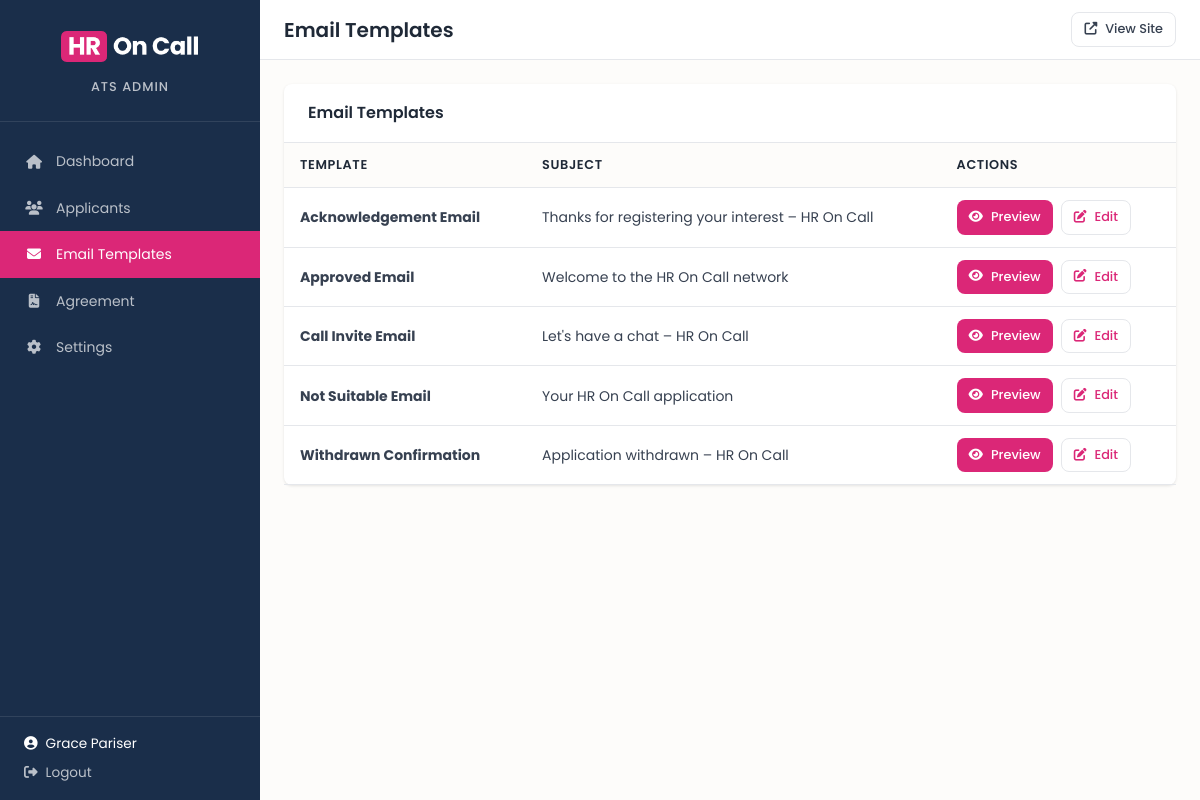
Screenshot of /ats/admin/templates.php (signed in) with the database file from the repository.
### tables this page shows
CREATE TABLE IF NOT EXISTS `email_templates` (
    `id` INT AUTO_INCREMENT PRIMARY KEY,
    `template_key` VARCHAR(50) NOT NULL UNIQUE,
    `name` VARCHAR(100) NOT NULL,
    `subject` VARCHAR(255) NOT NULL,
    `body` TEXT NOT NULL,
    `updated_at` DATETIME NOT NULL DEFAULT CURRENT_TIMESTAMP ON UPDATE CURRENT_TIMESTAMP
);

### ats/admin/includes/auth.php (called while the page is built, shortened)
<?php
require_once dirname(dirname(__DIR__)) . '/includes/Database.php';
function isLoggedIn() {
    return isset($_SESSION['admin_user_id']) && isset($_SESSION['admin_logged_in']) && $_SESSION['admin_logged_in'] === true;
}

### ats/includes/Database.php (called while the page is built, shortened)
<?php
class Database {
    private static $instance = null;
    private $pdo;
    private function __construct() {
        try {
            $dsn = "mysql:host=" . DB_HOST . ";dbname=" . DB_NAME . ";charset=utf8mb4";
            $options = [
                PDO::ATTR_ERRMODE => PDO::ERRMODE_EXCEPTION,
                PDO::ATTR_DEFAULT_FETCH_MODE => PDO::FETCH_ASSOC,
                PDO::ATTR_EMULATE_PREPARES => false,
            ];
            $this->pdo = new PDO($dsn, DB_USER, DB_PASS, $options);
        } catch (PDOException $e) {
            error_log("Database connection failed: " . $e->getMessage());
            throw new Exception("Database connection failed");
        }
    }
    public static function getInstance() {
        if (self::$instance === null) {
            self::$instance = new self();
        }
        return self::$instance;
    }
    public function query($sql, $params = []) {
        $stmt = $this->pdo->prepare($sql);
        $stmt->execute($params);
        return $stmt;
    }
    public function fetchAll($sql, $params = []) {
        return $this->query($sql, $params)->fetchAll();
    }
}

### ats/includes/Email.php (called while the page is built, shortened)
<?php
class Email {
    private $db;
    public function __construct() {
        $this->db = Database::getInstance();
    }
    public function getAllTemplates() {
        return $this->db->fetchAll("SELECT * FROM email_templates ORDER BY name");
    }
}

### ats/admin/templates.php (the view, shortened to what this page needs)
<?php
require_once 'includes/auth.php';
require_once dirname(__DIR__) . '/includes/Email.php';
$pageTitle = 'Email Templates';
$emailService = new Email();
$templates = $emailService->getAllTemplates();
$previewTemplate = null;
$previewHtml = null;
$editTemplate = null;
include 'includes/header.php';
?>
<?php if ($previewTemplate && $previewHtml): ?>
    <div class="card">
        <div class="card-header" style="display: flex; justify-content: space-between; align-items: center;">
            <h2>Preview: <?php echo htmlspecialchars($previewTemplate['name']); ?></h2>
            <div style="display: flex; gap: 0.5rem;">
                <a href="?edit=<?php echo htmlspecialchars($previewTemplate['template_key']); ?>" class="btn btn-outline btn-sm">
                    <i class="fas fa-edit"></i> Edit Template
                </a>
                <a href="templates.php" class="btn btn-outline btn-sm">
                    <i class="fas fa-arrow-left"></i> Back to List
                </a>
            </div>
        </div>
        <div class="card-body">
            <p style="margin-bottom: 1rem;"><strong>Subject:</strong> <?php echo htmlspecialchars($previewTemplate['subject']); ?></p>
            <iframe class="preview-frame" srcdoc="<?php echo htmlspecialchars($previewHtml); ?>"></iframe>
        </div>
    </div>
<?php else: ?>
    <div class="card">
        <div class="card-header">
            <h2>Email Templates</h2>
        </div>
        <div class="card-body" style="padding: 0;">
            <div class="table-responsive">
                <table class="table">
                    <thead>
                        <tr>
                            <th>Template</th>
                            <th>Subject</th>
                            <th>Actions</th>
                        </tr>
                    </thead>
                    <tbody>
                        <?php foreach ($templates as $template): ?>
                            <tr>
                                <td><strong><?php echo htmlspecialchars($template['name']); ?></strong></td>
                                <td><?php echo htmlspecialchars($template['subject']); ?></td>
                                <td>
                                    <div class="template-actions">
                                        <a href="?preview=<?php echo htmlspecialchars($template['template_key']); ?>" class="btn btn-primary btn-sm" style="color: #fff;">
                                            <i class="fas fa-eye"></i> Preview
                                        </a>
                                        <a href="?edit=<?php echo htmlspecialchars($template['template_key']); ?>" class="btn btn-outline btn-sm">
                                            <i class="fas fa-edit"></i> Edit
                                        </a>
                                    </div>
                                </td>
                            </tr>
                        <?php endforeach; ?>
                    </tbody>
                </table>
            </div>
        </div>
    </div>
<?php endif; ?>
<?php include 'includes/footer.php'; ?>

### ats/admin/includes/header.php (shortened to what this page needs)
<!DOCTYPE html>
<html lang="en">
<head>
    <link rel="stylesheet" href="https://cdnjs.cloudflare.com/ajax/libs/font-awesome/6.5.1/css/all.min.css">
    <link rel="stylesheet" href="assets/css/admin.css?v=2">
</head>
<body>
    <div class="admin-wrapper">
        <?php if (isLoggedIn()): ?>
        <aside class="admin-sidebar">
            <div class="sidebar-header">
                <img src="<?php echo ATS_SITE_URL; ?>/assets/images/hr-on-call-logo-dark.webp" alt="HR On Call" class="sidebar-logo">
                <span class="sidebar-title">ATS Admin</span>
            </div>
            <nav class="sidebar-nav">
                <a href="index.php" class="nav-item <?php echo basename($_SERVER['PHP_SELF']) === 'index.php' ? 'active' : ''; ?>">
                    <i class="fas fa-home"></i>
                    <span>Dashboard</span>
                </a>
                <a href="applicants.php" class="nav-item <?php echo basename($_SERVER['PHP_SELF']) === 'applicants.php' ? 'active' : ''; ?>">
                    <i class="fas fa-users"></i>
                    <span>Applicants</span>
                </a>
                <a href="templates.php" class="nav-item <?php echo basename($_SERVER['PHP_SELF']) === 'templates.php' ? 'active' : ''; ?>">
                    <i class="fas fa-envelope"></i>
                    <span>Email Templates</span>
                </a>
                <a href="agreement-template.php" class="nav-item <?php echo basename($_SERVER['PHP_SELF']) === 'agreement-template.php' ? 'active' : ''; ?>">
                    <i class="fas fa-file-contract"></i>
                    <span>Agreement</span>
                </a>
                <a href="settings.php" class="nav-item <?php echo basename($_SERVER['PHP_SELF']) === 'settings.php' ? 'active' : ''; ?>">
                    <i class="fas fa-cog"></i>
                    <span>Settings</span>
                </a>
            </nav>
            <div class="sidebar-footer">
                <div class="user-info">
                    <i class="fas fa-user-circle"></i>
                    <span><?php echo htmlspecialchars($_SESSION['admin_name'] ?? 'Admin'); ?></span>
                </div>
                <a href="logout.php" class="logout-link">
                    <i class="fas fa-sign-out-alt"></i>
                    <span>Logout</span>
                </a>
            </div>
        </aside>
        <?php endif; ?>
        <main class="admin-main <?php echo !isLoggedIn() ? 'full-width' : ''; ?>">
            <?php if (isLoggedIn()): ?>
            <header class="admin-header">
                <h1 class="page-title"><?php echo $pageTitle ?? 'Dashboard'; ?></h1>
                <div class="header-actions">
                    <a href="<?php echo ATS_SITE_URL; ?>" target="_blank" class="btn btn-outline btn-sm">
                        <i class="fas fa-external-link-alt"></i> View Site
                    </a>
                </div>
            </header>
            <?php endif; ?>
            <div class="admin-content">

### ats/admin/includes/footer.php (shortened to what this page needs)
            </div>
        </main>
    </div>
</body>
</html>

### ats/admin/assets/css/admin.css (style rules this page uses)
:root { --pink-accent: #DB2777; --pink-hover: #BE185D; --gold-accent: #C9A962; --navy: #1A2E4A; --cream-light: #FDFCFA; --cream-dark: #FAF7F2; --text-color: #374151; --text-secondary: #6B7280; --heading-color: #1F2937; --border-color: #E5E7EB; --success: #10B981; --warning: #F59E0B; --danger: #EF4444; --info: #3B82F6; --sidebar-width: 260px; --header-height: 60px; --border-radius: 8px; --transition: all 0.3s ease; }
* { margin: 0; padding: 0; box-sizing: border-box; }
body { font-family: 'Poppins', sans-serif; font-size: 14px; line-height: 1.6; color: var(--text-color); background-color: var(--cream-light); }
.admin-wrapper { display: flex; min-height: 100vh; }
.admin-sidebar { width: var(--sidebar-width); background: var(--navy); color: #FFFFFF; position: fixed; top: 0; left: 0; height: 100vh; display: flex; flex-direction: column; z-index: 1000; transition: var(--transition); }
.admin-main { flex: 1; margin-left: var(--sidebar-width); min-height: 100vh; display: flex; flex-direction: column; }
.sidebar-header { padding: 1.5rem; border-bottom: 1px solid rgba(255, 255, 255, 0.1); display: flex; flex-direction: column; align-items: center; gap: 0.5rem; text-align: center; }
.sidebar-logo { height: 45px; width: auto; }
.sidebar-title { font-size: 0.8rem; font-weight: 500; opacity: 0.7; text-transform: uppercase; letter-spacing: 1px; }
.sidebar-nav { flex: 1; padding: 1rem 0; }
.nav-item { display: flex; align-items: center; gap: 0.75rem; padding: 0.75rem 1.5rem; color: rgba(255, 255, 255, 0.7); text-decoration: none; transition: var(--transition); }
.nav-item.active { background: var(--pink-accent); color: #FFFFFF; }
.nav-item i { width: 20px; text-align: center; }
.sidebar-footer { padding: 1rem 1.5rem; border-top: 1px solid rgba(255, 255, 255, 0.1); }
.user-info { display: flex; align-items: center; gap: 0.5rem; font-size: 0.85rem; margin-bottom: 0.5rem; }
.logout-link { display: flex; align-items: center; gap: 0.5rem; color: rgba(255, 255, 255, 0.7); text-decoration: none; font-size: 0.85rem; transition: var(--transition); }
.admin-header { height: var(--header-height); background: #FFFFFF; border-bottom: 1px solid var(--border-color); display: flex; align-items: center; justify-content: space-between; padding: 0 1.5rem; position: sticky; top: 0; z-index: 100; }
.page-title { font-size: 1.25rem; font-weight: 600; color: var(--heading-color); }
.admin-content { flex: 1; padding: 1.5rem; }
.card { background: #FFFFFF; border-radius: var(--border-radius); box-shadow: 0 1px 3px rgba(0, 0, 0, 0.1); margin-bottom: 1.5rem; }
.card-header { padding: 1rem 1.5rem; border-bottom: 1px solid var(--border-color); display: flex; align-items: center; justify-content: space-between; }
.card-header h2 { font-size: 1rem; font-weight: 600; color: var(--heading-color); margin: 0; }
.card-body { padding: 1.5rem; }
.btn { display: inline-flex; align-items: center; gap: 0.5rem; padding: 0.5rem 1rem; border-radius: var(--border-radius); font-size: 0.875rem; font-weight: 500; text-decoration: none; cursor: pointer; transition: var(--transition); border: none; font-family: inherit; }
.btn-primary { background: var(--pink-accent); color: #FFFFFF; }
.btn-outline { background: transparent; border: 1px solid var(--border-color); color: var(--text-color); }
.btn-sm { padding: 0.375rem 0.75rem; font-size: 0.8rem; }
.table-responsive { overflow-x: auto; }
.table { width: 100%; border-collapse: collapse; }
.table th, .table td { padding: 0.75rem 1rem; text-align: left; border-bottom: 1px solid var(--border-color); }
.table th { font-weight: 600; color: var(--heading-color); background: var(--cream-light); font-size: 0.8rem; text-transform: uppercase; letter-spacing: 0.05em; }
.table td a { color: var(--pink-accent); text-decoration: none; }

### ats/admin/templates.php (style rules this page uses)
.template-actions { display: flex; gap: 0.5rem; }

### rows the page displays
email_templates: name "Acknowledgement Email", subject "Thanks for registering your interest – HR On Call"
email_templates: name "Approved Email", subject "Welcome to the HR On Call network"
email_templates: name "Call Invite Email", subject "Let's have a chat – HR On Call"
email_templates: name "Not Suitable Email", subject "Your HR On Call application"
email_templates: name "Withdrawn Confirmation", subject "Application withdrawn – HR On Call"

### other values shown
$_SESSION['admin_name'] "Grace Pariser"
$pageTitle "Email Templates"
